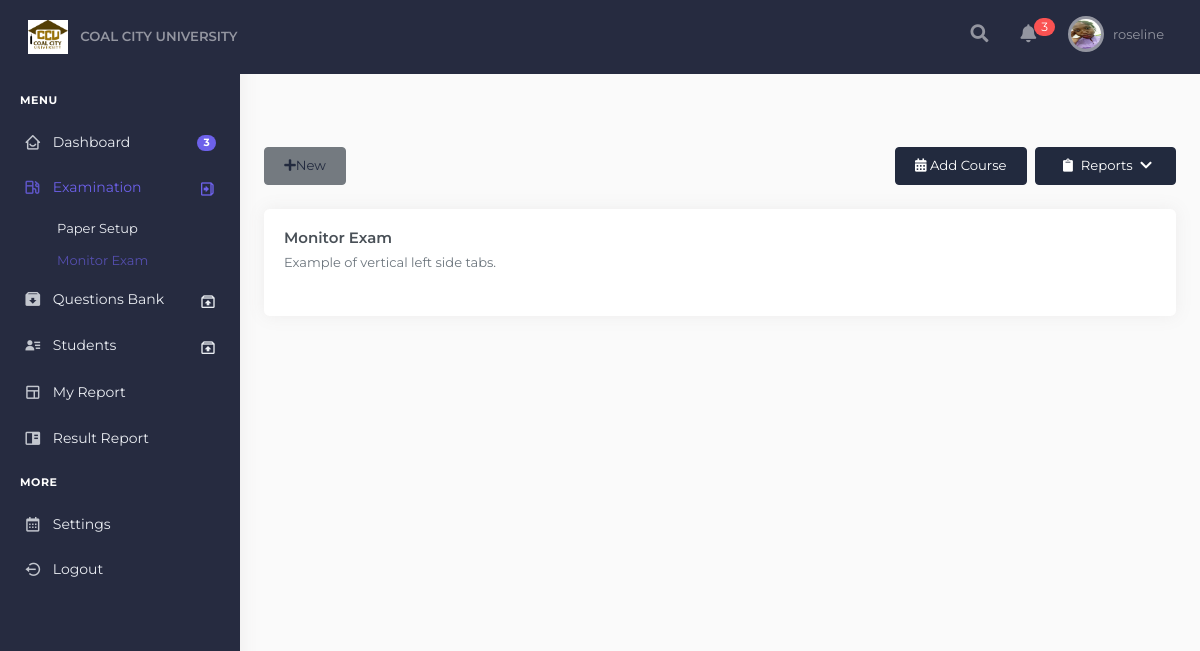
/lecturer/monitor-exam/ (signed in), run on an earlier commit of the app's database.
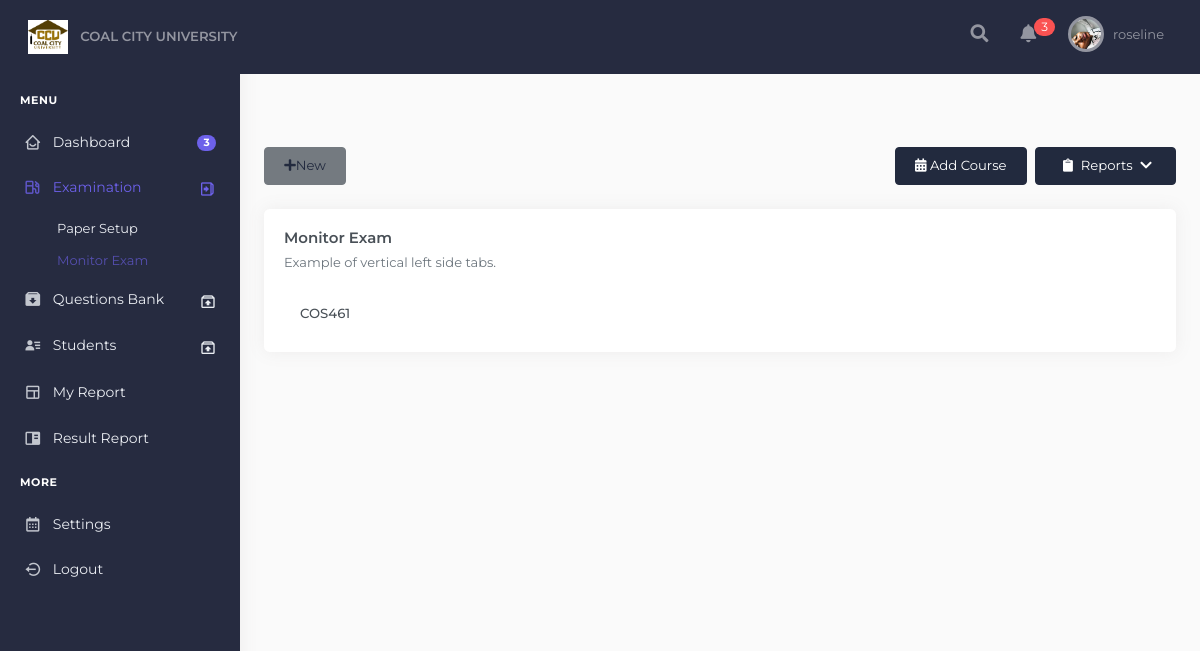
And on a later commit of the database.
### exam/models.py (models this page shows)
class Teacher(models.Model):
    id = models.AutoField(primary_key=True)
    name = models.CharField('Name', max_length=20)
    username = models.CharField(
        ('username'), max_length=150, unique=True, error_messages={'unique': ("A user with that username already exists."),
        },
    )
    sex = models.CharField('Gender', max_length=10, choices=SEX, default='Male')
    dept = models.CharField('Department', max_length=100, choices=DEPT, default=None)
    email = models.EmailField('Email', default=None)
    password1 = models.CharField('Password', max_length=20, default='000000')
    password2 = models.CharField('Password2', max_length=20, default='000000')
    objects = models.Manager()
    EMAIL_FIELD = 'email'
    USERNAME_FIELD = 'username'
    set_password = 'password'
    def __str__(self):
        return self.name
    class Meta:
        db_table = 'teacher'
        verbose_name = 'Teacher'
        verbose_name_plural = verbose_name

class Course(models.Model):
    tid = models.ForeignKey(Teacher, on_delete=models.CASCADE)
    course = models.CharField(
        ('Course'), max_length=20, unique=True, error_messages={'unique': ("The Course has already been created, Add Questions!"),
        }, default=''
    )
    objects = models.Manager()
    def __str__(self):
        return self.course
    class Meta:
        db_table = 'course'
        verbose_name = 'Teacher course'
        verbose_name_plural = verbose_name

### lecturers/models.py (models this page shows, shortened)
class Profile(models.Model):
    user = models.OneToOneField(Teacher, on_delete=models.CASCADE)
    image = models.ImageField(default='default.png', upload_to='profile_pics')
    coverimage = models.ImageField(default='default.png', upload_to='cover_pics')

### lecturers/views.py (the view)
# urls.py: path('monitor-exam/', views.monitorExam, name='monitor_exam'),
def monitorExam(request):
    username = request.session['username']
    print("username::::::", username)
    teacher = Teacher.objects.get(username=username)
    print("teacher::::::", teacher)
    courses = Course.objects.filter(tid=teacher)
    print("courses", courses)
    if request.GET.keys():
        if request.GET.get('src') != '':
            keyword = request.GET.get('src')
            courses = Course.objects.filter(Q(brand=keyword.capitalize()) | Q(type=keyword.capitalize()))
    context = {
        'teacher': teacher,
        'courses': courses
    }
    return render(request, 'lecturers/monitor_exam.html', context)

### lecturers/templates/lecturers/monitor_exam.html (shortened to what this page needs)
{% extends "lecturers/base.html" %}
{% load crispy_forms_tags %}
{% block content %}
<div class="main-content">
    <div class="page-content">
        <div class="container-fluid">
        <div class="d-flex justify-content-between flex-wrap flex-md-nowrap align-items-center py-4">
        <div>
            <button class="btn btn-secondary text-dark me-2 dropdown-toggle" data-bs-toggle="dropdown" aria-haspopup="true" aria-expanded="false">
                <span class="fas fa-plus me-2"></span>New
            </button>
        </div>
        <div>
            <button type="button" class="btn btn-dark mx-2" data-toggle="modal" data-target="#coursemodal"><span class="fas fa-calendar-alt"></span> Add Course</button>
            <div class="dropdown float-right position-relative">
                <button class="btn btn-dark dropdown-toggle" data-toggle="dropdown" aria-haspopup="true" aria-expanded="false">
                    <span class="fas fa-clipboard mx-2"></span>Reports
                    <span class="icon icon-small mx-1"><span class="fas fa-chevron-down"></span></span>
                </button>
            </div>
        </div>
    </div>
  <div class="row">
      <div class="col-12 col-xl-12">
        <div class="card card-animate">
            <div class="card-body">
                <h4 class="card-title">Monitor Exam</h4>
                <p class="card-subtitle mb-4">Example of vertical left side tabs.</p>
                <div class="row">
                    <div class="col-sm-3 mb-2 mb-sm-0">
                        <div class="nav flex-column nav-pills" id="v-pills-tab" role="tablist" aria-orientation="vertical">
                            {% for course in courses %}
                                <a class="nav-link show" id="v-pills-{{course}}-tab" data-toggle="pill" href="#v-pills-{{course}}" role="tab" aria-controls="v-pills-home"
                                    aria-selected="true">
                                    <span class="d-none d-lg-block">{{ course }}</span>
                                </a>
                            {% endfor %}
                        </div>
                    </div>
                    <div class="col-sm-9">
                    </div>
                </div>
            </div>
        </div>
      </div>
  </div>
  </div>
  </div>
  </div>
{% endblock content %}

### lecturers/templates/lecturers/base.html (shortened to what the changed rows need)
{% load static %}
<!doctype html>
<html>
    <head>
        <link href="{% static 'exam/plugins/datatables/dataTables.bootstrap4.css' %}" rel="stylesheet" type="text/css" />
        <link href="{% static 'exam/plugins/datatables/responsive.bootstrap4.css' %}" rel="stylesheet" type="text/css" />
        <link href="{% static 'exam/plugins/datatables/buttons.bootstrap4.css' %}" rel="stylesheet" type="text/css" />
        <link href="{% static 'exam/plugins/datatables/select.bootstrap4.css' %}" rel="stylesheet" type="text/css" />
        <link href="{% static 'exam/plugins/fontawesome5/css/all.min.css' %}" rel="stylesheet" type="text/css" />
        <link href="https://unpkg.com/boxicons@2.0.7/css/boxicons.min.css" rel="stylesheet" type="text/css" />
        <link href="{% static 'exam/plugins/sweetalert2/sweetalert2.min.css' %}" rel="stylesheet" type="text/css">
        <link href="{% static 'exam/toastr.min.css' %}" rel="stylesheet" type="text/css" media="all"/>
        <link href="{% static 'exam/plugins/bootstrap.min.css' %}" rel="stylesheet" type="text/css" />
        <link href="{% static 'exam/style.css' %}" rel="stylesheet" type="text/css" />
        <link href="{% static 'exam/theme.min.css' %}" rel="stylesheet" type="text/css" />
    </head>
    <body>
        <nav class="navbar navbar-expand-lg navbar-dark sticky-top">
            <div class="container-fluid">
              <div class="collapse navbar-collapse" id="navbarSupportedContent">
                <ul class="navbar-nav align-items-center justify-content-xl-center ml-auto">
                    <li class="nav-item dropdown">
                        <a class="nav-link navbar-link waves-effect" href="javascript:void(0)" id="page-header-user-dropdown" data-toggle="dropdown" aria-haspopup="true" aria-expanded="false">
                            <img width="30px" class="rounded-circle header-profile-user" src="{{teacher.profile.image.url}}"  />
                            <span class="d-none d-sm-inline-block ml-1 font-size-13">{{teacher.username}}</span>
                        </a>
                    </li>
                </ul>
              </div>
            </div>
        </nav>
        <div id="layout-wrapper">
            {% block content %}
            {% endblock %}
        </div>
        {% load sweetify%}
    </body>
</html>

What changed in the data, as far as the page shows it:
changed through a linked row, Teacher "roseline": profile.image: a different picture
added Course: course "COS461"
